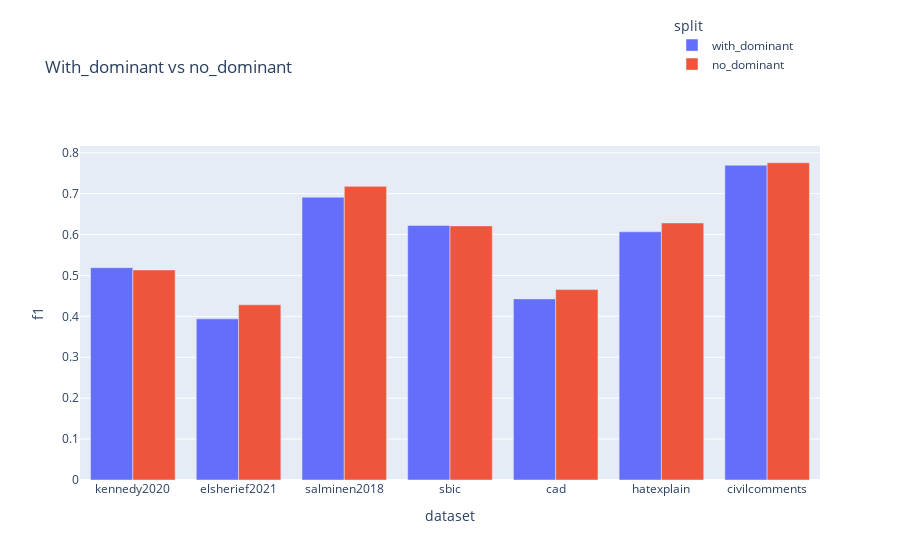
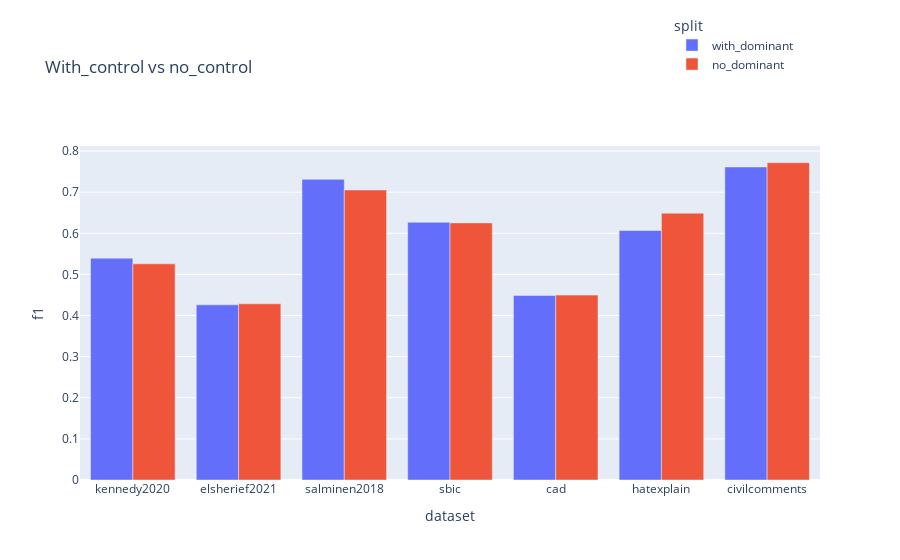

Here is the notebook cell these charts were saved with, in order:
### Markdown cell above
# Visualize scores

### Code cell
import pandas as pd
import plotly.express as px

titles = {'hegsplits': 'With_dominant vs no_dominant',
          'controlsplits': 'With_control vs no_control'}
for splits in ['hegsplits', 'controlsplits']:
    
    # Load scores
    f1s = pd.read_csv(f'/storage2/mamille3/hegemonic_hate/tmp/{splits}_5x2cv_f1.csv')
    f1s = f1s.replace('with_special', 'with_dominant').replace('no_special', 'no_dominant')
    f1s

    fig = px.bar(f1s, x='dataset', y='f1', color='split', barmode='group', title=titles[splits])
    fig.update_layout(legend=dict(
        yanchor='top',
        y=1.4,
        xanchor='left',
        x=0.8
    ))
    fig.show()

### Figure 1 — Plotly figure (JSON) as saved in the notebook; plotly's stock layout.template omitted (floating-point values rounded to 4 significant figures)
{"data": [{"alignmentgroup": "True", "hovertemplate": "split=with_dominant<br>dataset=%{x}<br>f1=%{y}<extra></extra>", "legendgroup": "with_dominant", "marker": {"color": "#636efa", "pattern": {"shape": ""}}, "name": "with_dominant", "offsetgroup": "with_dominant", "orientation": "v", "showlegend": true, "textposition": "auto", "type": "bar", "x": ["kennedy2020", "elsherief2021", "salminen2018", "sbic", "cad", "hatexplain", "civilcomments"], "xaxis": "x", "y": [0.519, 0.3939, 0.6914, 0.6221, 0.4427, 0.6068, 0.7695], "yaxis": "y"}, {"alignmentgroup": "True", "hovertemplate": "split=no_dominant<br>dataset=%{x}<br>f1=%{y}<extra></extra>", "legendgroup": "no_dominant", "marker": {"color": "#EF553B", "pattern": {"shape": ""}}, "name": "no_dominant", "offsetgroup": "no_dominant", "orientation": "v", "showlegend": true, "textposition": "auto", "type": "bar", "x": ["kennedy2020", "elsherief2021", "salminen2018", "sbic", "cad", "hatexplain", "civilcomments"], "xaxis": "x", "y": [0.5136, 0.4283, 0.7179, 0.6212, 0.4655, 0.6284, 0.7757], "yaxis": "y"}], "layout": {"autosize": true, "barmode": "group", "legend": {"title": {"text": "split"}, "tracegroupgap": 0, "x": 0.8, "xanchor": "left", "y": 1.4, "yanchor": "top"}, "title": {"text": "With_dominant vs no_dominant"}, "xaxis": {"anchor": "y", "autorange": true, "domain": [0, 1], "range": [-0.5, 6.5], "title": {"text": "dataset"}, "type": "category"}, "yaxis": {"anchor": "x", "autorange": true, "domain": [0, 1], "range": [0, 0.8165], "title": {"text": "f1"}, "type": "linear"}}}

### Figure 2 — Plotly figure (JSON) as saved in the notebook; plotly's stock layout.template omitted (floating-point values rounded to 4 significant figures)
{"data": [{"alignmentgroup": "True", "hovertemplate": "split=with_dominant<br>dataset=%{x}<br>f1=%{y}<extra></extra>", "legendgroup": "with_dominant", "marker": {"color": "#636efa", "pattern": {"shape": ""}}, "name": "with_dominant", "offsetgroup": "with_dominant", "orientation": "v", "showlegend": true, "textposition": "auto", "type": "bar", "x": ["kennedy2020", "elsherief2021", "salminen2018", "sbic", "cad", "hatexplain", "civilcomments"], "xaxis": "x", "y": [0.5396, 0.4261, 0.7312, 0.6268, 0.4486, 0.6068, 0.7613], "yaxis": "y"}, {"alignmentgroup": "True", "hovertemplate": "split=no_dominant<br>dataset=%{x}<br>f1=%{y}<extra></extra>", "legendgroup": "no_dominant", "marker": {"color": "#EF553B", "pattern": {"shape": ""}}, "name": "no_dominant", "offsetgroup": "no_dominant", "orientation": "v", "showlegend": true, "textposition": "auto", "type": "bar", "x": ["kennedy2020", "elsherief2021", "salminen2018", "sbic", "cad", "hatexplain", "civilcomments"], "xaxis": "x", "y": [0.5257, 0.4284, 0.7054, 0.6253, 0.4497, 0.6489, 0.7717], "yaxis": "y"}], "layout": {"autosize": true, "barmode": "group", "legend": {"title": {"text": "split"}, "tracegroupgap": 0, "x": 0.8, "xanchor": "left", "y": 1.4, "yanchor": "top"}, "title": {"text": "With_control vs no_control"}, "xaxis": {"anchor": "y", "autorange": true, "domain": [0, 1], "range": [-0.5, 6.5], "title": {"text": "dataset"}, "type": "category"}, "yaxis": {"anchor": "x", "autorange": true, "domain": [0, 1], "range": [0, 0.8123], "title": {"text": "f1"}, "type": "linear"}}}
